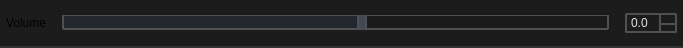
<?xml version="1.0" encoding="UTF-8"?>
<ui version="4.0">
 <class>LegacyPropertyWidet</class>
 <widget class="QWidget" name="LegacyPropertyWidet">
  <property name="geometry">
   <rect>
    <x>0</x>
    <y>0</y>
    <width>683</width>
    <height>48</height>
   </rect>
  </property>
  <property name="minimumSize">
   <size>
    <width>0</width>
    <height>48</height>
   </size>
  </property>
  <property name="maximumSize">
   <size>
    <width>16777215</width>
    <height>48</height>
   </size>
  </property>
  <property name="windowTitle">
   <string>Form</string>
  </property>
  <property name="styleSheet">
   <string notr="true"/>
  </property>
  <layout class="QHBoxLayout" name="horizontalLayout">
   <property name="spacing">
    <number>0</number>
   </property>
   <property name="leftMargin">
    <number>0</number>
   </property>
   <property name="topMargin">
    <number>0</number>
   </property>
   <property name="rightMargin">
    <number>0</number>
   </property>
   <property name="bottomMargin">
    <number>0</number>
   </property>
   <item>
    <widget class="QFrame" name="frame">
     <property name="styleSheet">
      <string notr="true">.QFrame {
    font: 580 10pt &quot;Segoe UI&quot;;
    border: 2px solid black;
    border-radius: 0px;
    border-left: 0px;
    border-right: 0px;
	border-top: 0px;
    border-color: rgba(50, 50, 50, 255);
    padding: 8px;
    padding-left: 6px;
    padding-right: 6px;
    color: #E3E3E3;
    background-color: #1C1C1C;
}

.QFrame::hover {
}
.QFrame::selected {
    background-color: #414956;
}</string>
     </property>
     <property name="frameShape">
      <enum>QFrame::StyledPanel</enum>
     </property>
     <property name="frameShadow">
      <enum>QFrame::Raised</enum>
     </property>
     <property name="lineWidth">
      <number>0</number>
     </property>
     <layout class="QHBoxLayout" name="horizontalLayout_2">
      <property name="spacing">
       <number>16</number>
      </property>
      <property name="leftMargin">
       <number>0</number>
      </property>
      <property name="topMargin">
       <number>0</number>
      </property>
      <property name="rightMargin">
       <number>0</number>
      </property>
      <property name="bottomMargin">
       <number>0</number>
      </property>
      <item>
       <widget class="QLabel" name="label">
        <property name="styleSheet">
         <string notr="true">border:0px;
background-color: rgba(255, 255, 255, 0);</string>
        </property>
        <property name="text">
         <string>Volume</string>
        </property>
       </widget>
      </item>
      <item>
       <widget class="QSlider" name="horizontalSlider">
        <property name="styleSheet">
         <string notr="true">QSlider::groove:horizontal {
    border: 2px solid black;
    border-color: rgba(80, 80, 80, 0);
    height: 8px;
    margin: 2px 0;
}

QSlider::handle:horizontal {
    background: #414956 ;
    border: 2px solid black;
	border-color: rgba(80, 80, 80, 255);
    width: 6px;
    height: 24px;
    margin: -5px 0;
}

QSlider::handle:horizontal:hover {
}

QSlider::handle:horizontal:pressed {
}

QSlider::sub-page:horizontal {
    background: #23272d;
    border: 2px solid black;
    border-radius: 1px;
    border-color: rgba(80, 80, 80, 255);
    height: 8px;
}

QSlider::add-page:horizontal {
    border: 2px solid black;
    border-radius: 1px;
    border-color: rgba(80, 80, 80, 255);
    height: 8px;
}
</string>
        </property>
        <property name="minimum">
         <number>-99</number>
        </property>
        <property name="maximum">
         <number>99</number>
        </property>
        <property name="singleStep">
         <number>1</number>
        </property>
        <property name="value">
         <number>10</number>
        </property>
        <property name="sliderPosition">
         <number>10</number>
        </property>
        <property name="orientation">
         <enum>Qt::Horizontal</enum>
        </property>
       </widget>
      </item>
      <item>
       <widget class="QDoubleSpinBox" name="doubleSpinBox">
        <property name="styleSheet">
         <string notr="true">QDoubleSpinBox {
    font: 580 10pt &quot;Segoe UI&quot;;
    border: 2px solid black;
    border-radius: 2px;
    border-color: rgba(80, 80, 80, 255);
    padding-left: 2px;
    padding-right: 2px;
    color: #E3E3E3;
    background-color: #1C1C1C;
}

QDoubleSpinBox:focus {
}

QDoubleSpinBox:hover {
}

QDoubleSpinBox:pressed {
	background-color: #121212;
}

QDoubleSpinBox::up-button {
    border: 0px solid black;
    subcontrol-origin: border;
    subcontrol-position: top right;
    border-left: 2px solid black;
    border-bottom: 0px solid black;
    border-top-right-radius: 2px;
    border-color: rgba(80, 80, 80, 255);
	width:16px;
    margin:0px;
}

QDoubleSpinBox::up-arrow {
    image: url(://icons/arrow_drop_up_24dp_9D9D9D_FILL0_wght400_GRAD0_opsz24.svg);
    width: 20px;
    height: 20px;
}

QDoubleSpinBox::down-button {
    subcontrol-origin: border;
    subcontrol-position: bottom right;
	border: 0px solid black;
    border-left: 2px solid black;
    border-top: 2px solid black;
border-bottom-right-radius: 2px;
    border-color: rgba(80, 80, 80, 255);
	width:16px;
    margin:0px;
}

QDoubleSpinBox::down-arrow {
    image: url(://icons/arrow_drop_down_16dp.svg);
    width: 20px;
    height: 20px;
}</string>
        </property>
        <property name="decimals">
         <number>1</number>
        </property>
        <property name="minimum">
         <double>-9.900000000000000</double>
        </property>
        <property name="maximum">
         <double>9.900000000000000</double>
        </property>
        <property name="singleStep">
         <double>0.100000000000000</double>
        </property>
       </widget>
      </item>
     </layout>
    </widget>
   </item>
  </layout>
 </widget>
 <resources/>
 <connections/>
</ui>
